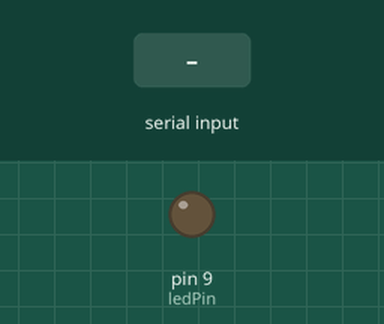
Bench run of a sketch on a simulated Arduino Uno, built with avr-gcc and run on an emulated ATmega328P. Parts: output pins drawn as LEDs (lit = HIGH). Inputs (shaded band) come from the test bench. What the sketch prints to the serial monitor is not drawn.

Above: at 1.2 s.
1.3 s: "90,45\n" received over Serial
At 2.5 s:
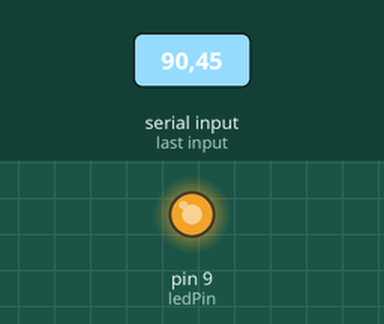
2.8 s: "5\n" received over Serial
At 3.1 s:
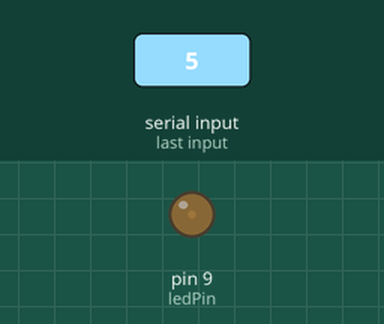
4.3 s: "30,150\n" received over Serial
At 5.2 s:
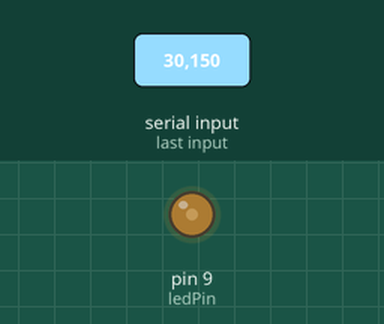
5.8 s: "90\n" received over Serial
At 6.8 s:
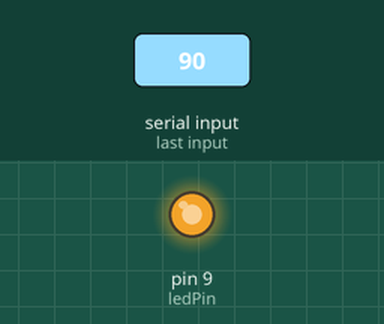
Timing chart, 0 to 8.3 s (numbered marks = the images above; inputs shaded):
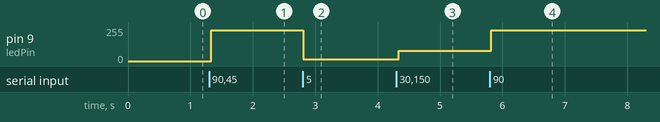

The sketch:

Ejercicio07b-dimmer_mejorado.ino
```cpp
const int ledPin = 9;

void setup()
{
  Serial.begin(9600);
  pinMode(ledPin, OUTPUT);
}

void loop() {
  byte brightness;
  String cadenaLeida;
  int dimmer;
  Serial.print("------------------------------------\r\nIntroduce un valor entre 0 y 100 para encender el led ---->>>>  ");
  while (Serial.available() == 0){
    //Ho hago nada
  }
  do{
    char caracter_leido = Serial.read();
    cadenaLeida += caracter_leido;
    delay(5);
  }  while (Serial.available() > 0);
  Serial.print("He Leido la cadena: ");
  Serial.println(cadenaLeida);

  //Necesario para poder leer un 0
  if (cadenaLeida == "0")
    dimmer = 0;
  else{
    dimmer = cadenaLeida.toInt();
    (dimmer == 0)?dimmer = -1:dimmer = dimmer; //operador ternario
  }

  //Con operador ternario
  //(cadenaLeida == '0')?dimmer = 0:dimmer = cadenaLeida.toInt();

  if (dimmer >= 0) {
	if (dimmer <= 100){
		dimmer = map(dimmer, 0, 100, 0, 255);
		Serial.print("El valor a aplicar al LED es: ");
		Serial.println(dimmer);
		analogWrite(ledPin, dimmer);
	}
	else Serial.println("El valor es muy alto, solo es valido un numero entre 0 y 100");
  }
  else Serial.println("No has introducido un numero");

}
```

Measured:
- after the input at 1.3 s, pin 9 (ledPin): 0/255 → 229/255 at once
- after the input at 2.8 s, pin 9 (ledPin): 229/255 → 12/255 at once
- after the input at 4.3 s, pin 9 (ledPin): 12/255 → 76/255 at once
- after the input at 5.8 s, pin 9 (ledPin): 76/255 → 229/255 at once
